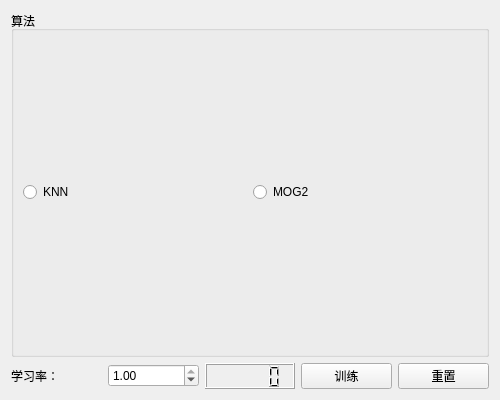
<?xml version="1.0" encoding="UTF-8"?>
<ui version="4.0">
 <class>Algocom::BackgroundSubtractorConfigUi</class>
 <widget class="QWidget" name="Algocom::BackgroundSubtractorConfigUi">
  <property name="geometry">
   <rect>
    <x>0</x>
    <y>0</y>
    <width>500</width>
    <height>400</height>
   </rect>
  </property>
  <layout class="QVBoxLayout" name="mainLayout">
   <item>
    <widget class="QGroupBox" name="algoGroup">
     <property name="title">
      <string>算法</string>
     </property>
     <layout class="QHBoxLayout" name="horizontalLayout">
      <item>
       <widget class="QRadioButton" name="knnRadio">
        <property name="text">
         <string>KNN</string>
        </property>
        <property name="checkable">
         <bool>true</bool>
        </property>
        <property name="autoExclusive">
         <bool>true</bool>
        </property>
       </widget>
      </item>
      <item>
       <widget class="QRadioButton" name="mog2Radio">
        <property name="text">
         <string>MOG2</string>
        </property>
        <property name="checkable">
         <bool>true</bool>
        </property>
        <property name="autoExclusive">
         <bool>true</bool>
        </property>
       </widget>
      </item>
     </layout>
    </widget>
   </item>
   <item>
    <layout class="QHBoxLayout" name="viewerLayout"/>
   </item>
   <item>
    <layout class="QHBoxLayout" name="horizontalLayout_2">
     <item>
      <widget class="QLabel" name="label">
       <property name="text">
        <string>学习率：</string>
       </property>
      </widget>
     </item>
     <item>
      <widget class="QDoubleSpinBox" name="learningRateSpin">
       <property name="minimum">
        <double>-0.010000000000000</double>
       </property>
       <property name="maximum">
        <double>1.000000000000000</double>
       </property>
       <property name="singleStep">
        <double>0.010000000000000</double>
       </property>
       <property name="value">
        <double>1.000000000000000</double>
       </property>
      </widget>
     </item>
     <item>
      <widget class="QLCDNumber" name="lcdNumber"/>
     </item>
     <item>
      <widget class="QPushButton" name="trainButton">
       <property name="text">
        <string>训练</string>
       </property>
      </widget>
     </item>
     <item>
      <widget class="QPushButton" name="resetButton">
       <property name="text">
        <string>重置</string>
       </property>
      </widget>
     </item>
    </layout>
   </item>
  </layout>
 </widget>
 <resources/>
 <connections/>
</ui>
